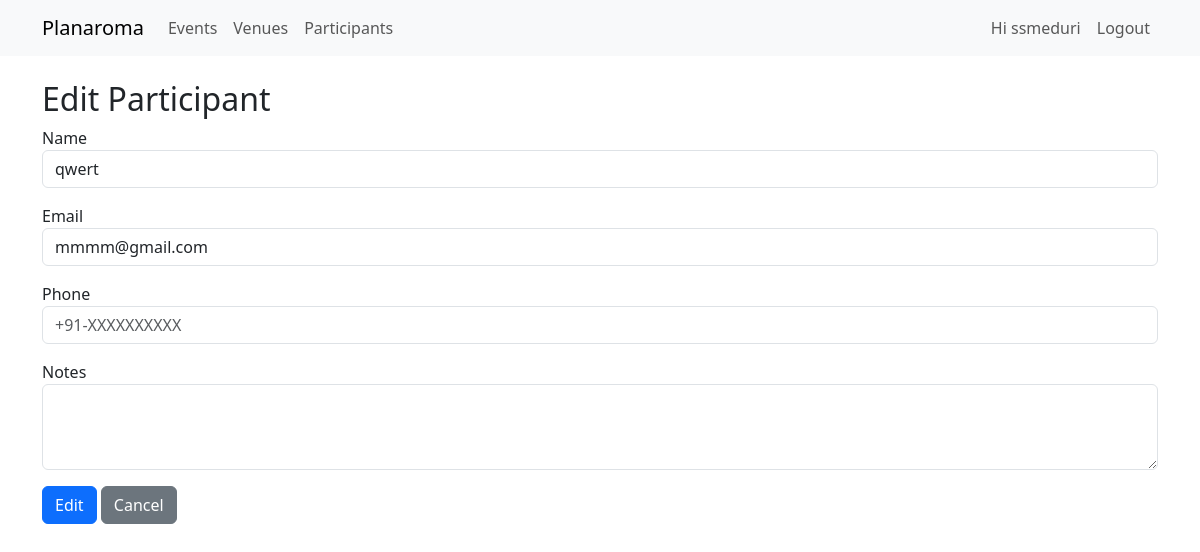
Before: /participant/2/edit (signed in) with the older database file.
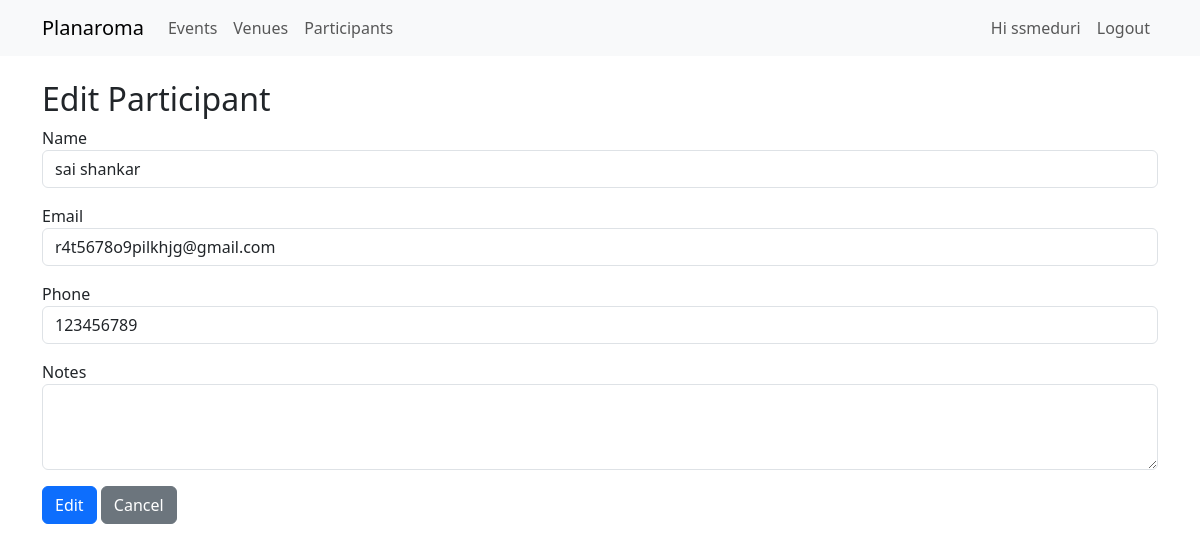
After: the same page with the newer database file.
### app/models.py (models this page shows, shortened)
class Participant(db.Model):
    id = db.Column(db.Integer, primary_key=True)
    name = db.Column(db.String(150), nullable=False)
    email = db.Column(db.String(200), nullable=True)
    phone = db.Column(db.String(50), nullable=True)
    notes = db.Column(db.Text, nullable=True)
    event_assoc = db.relationship('EventParticipant', back_populates='participant', cascade='all, delete-orphan')
    events = db.relationship('Event', secondary='event_participants', back_populates='participants')

### app/routes.py (the view, shortened to what this page needs)
@main_bp.route('/participant/<int:pid>/edit', methods=['GET', 'POST'])
@login_required
@require_roles('admin', 'staff')
def edit_participant(pid):
    p = Participant.query.get_or_404(pid)
    from .forms import ParticipantForm
    form = ParticipantForm(obj=p)
    if request.method == 'POST' and not form.validate():
        flash_form_errors(form)
    return render_template('participants/add_edit.html', form=form, action="Edit")

### app/forms.py
class ParticipantForm(FlaskForm):
    name = StringField('Name', validators=[DataRequired()])
    email = StringField('Email', validators=[Optional(), Email()])
    phone = StringField('Phone', validators=[Optional()])
    notes = TextAreaField('Notes', validators=[Optional()])
    submit = SubmitField('Save')

### app/__init__.py (called while the page is built)
def create_app():
    app = Flask(__name__, static_folder='static', template_folder='templates')
    app.config.from_object(Config)
    db.init_app(app)
    login_manager.init_app(app)
    from .models import User
    @login_manager.user_loader
    def load_user(user_id):
        return User.query.get(int(user_id))
    from .routes import main_bp
    from .auth import auth_bp
    app.register_blueprint(main_bp)
    app.register_blueprint(auth_bp)
    return app

### app/utils.py (called while the page is built)
def require_roles(*roles):
    def wrapper(f):
        @wraps(f)
        def decorated_function(*args, **kwargs):
            if not current_user.is_authenticated:
                abort(401)
            if current_user.role not in roles:
                abort(403)
            return f(*args, **kwargs)
        return decorated_function
    return wrapper

### app/templates/participants/add_edit.html (shortened to what this page needs)
{% extends 'base.html' %}
{% block content %}
<h2>{{ action }} Participant</h2>
<form method="POST" novalidate>
  <div class="mb-3">
    {{ form.name.label }}
    {{ form.name(class_='form-control', placeholder='Full name') }}
  </div>
  <div class="mb-3">
    {{ form.email.label }}
    {{ form.email(class_='form-control', placeholder='email@example.com') }}
  </div>
  <div class="mb-3">
    {{ form.phone.label }}
    {{ form.phone(class_='form-control', placeholder='+91-XXXXXXXXXX') }}
  </div>
  <div class="mb-3">
    {{ form.notes.label }}
    {{ form.notes(class_='form-control', rows=3) }}
  </div>
  <button class="btn btn-primary">{{ action }}</button>
  <a class="btn btn-secondary" href="{{ url_for('main.list_participants') }}">Cancel</a>
</form>
{% endblock %}

Changed rows visible on the page:
changed Participant: name "qwert" → "sai shankar"; email "mmmm@gmail.com" → "r4t5678o9pilkhjg@gmail.com"; phone (not shown) → "123456789"
